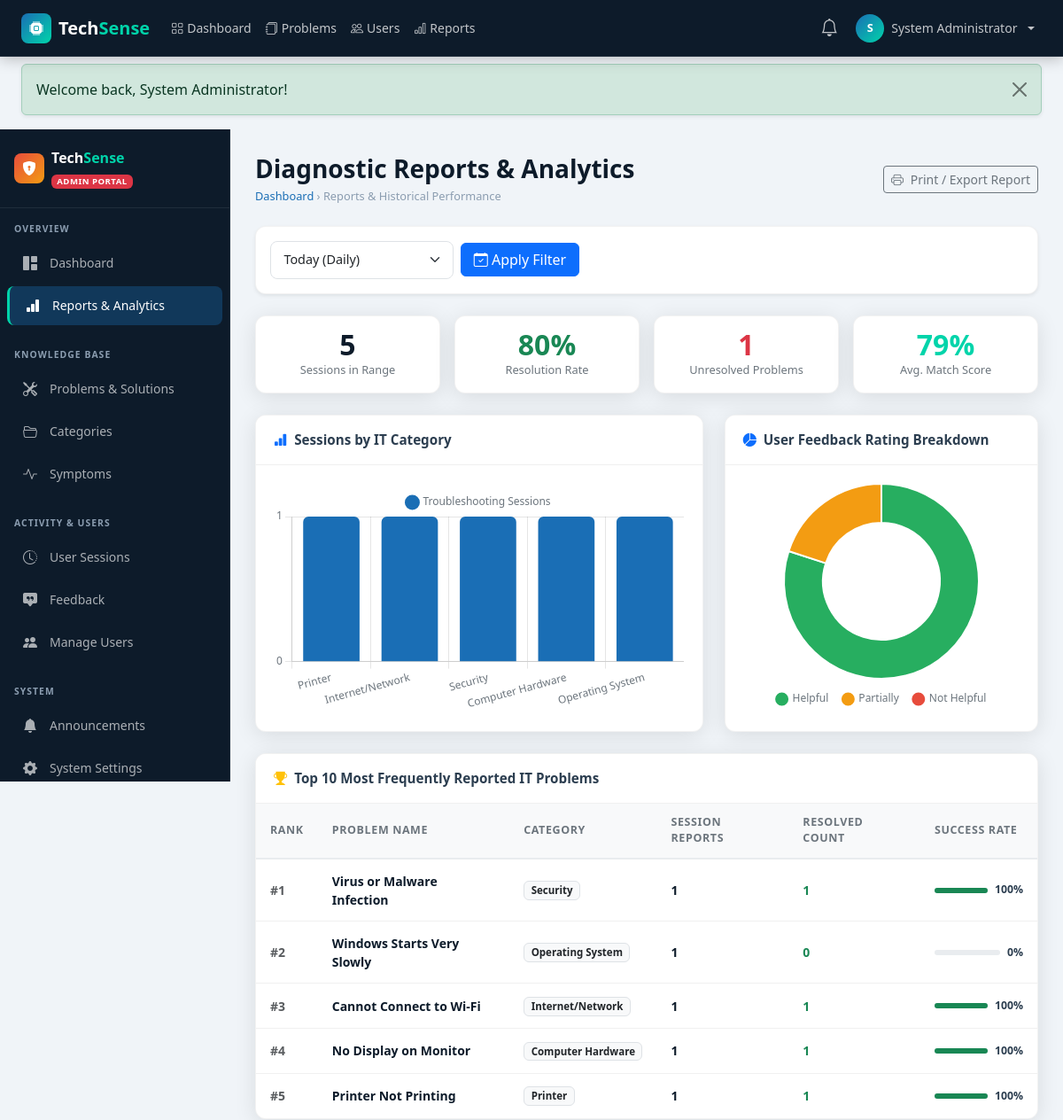
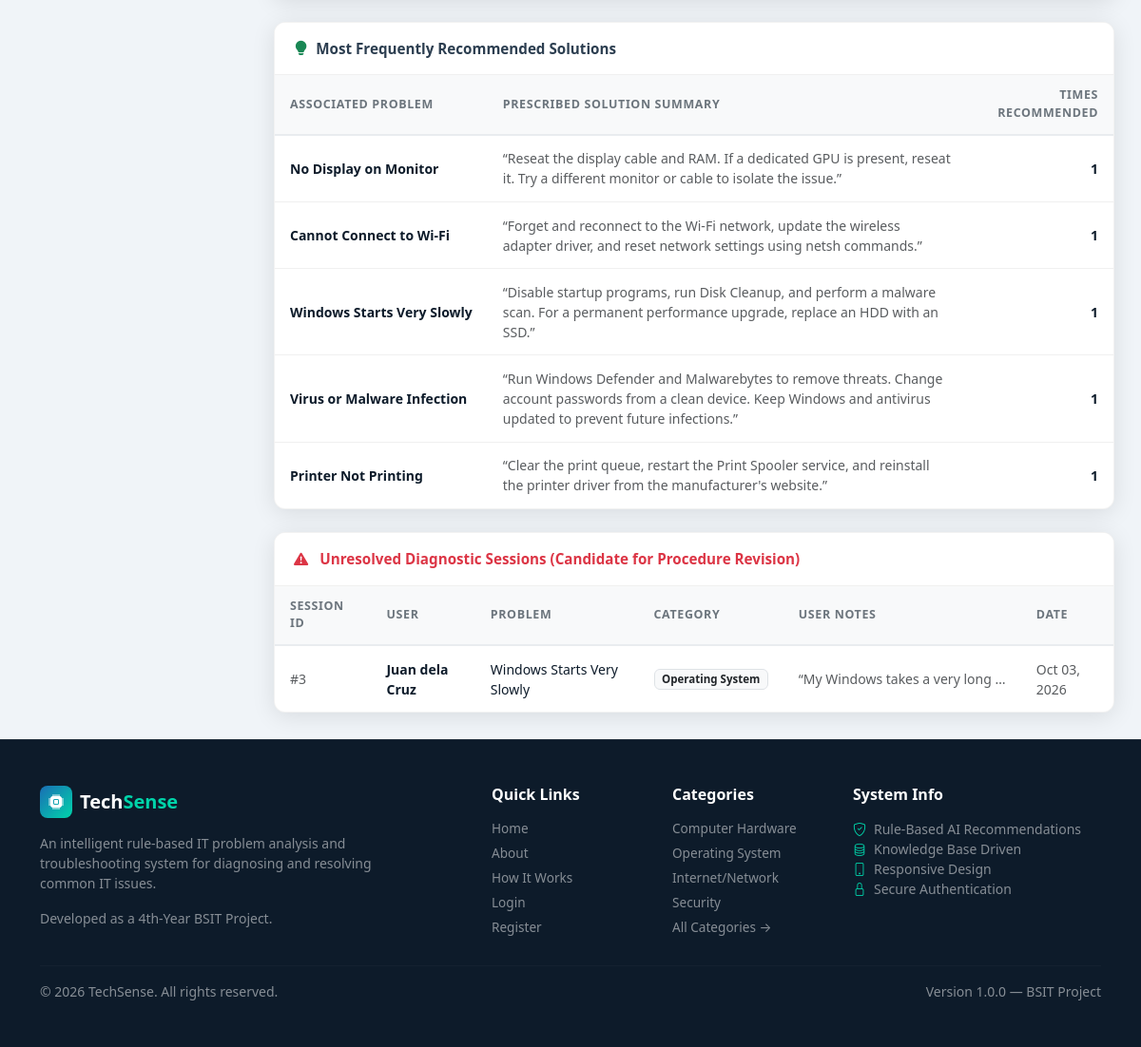
Screenshot of /admin/reports.php (signed in) with the database file from the repository (2 pictures, top to bottom).
### tables this page shows
CREATE TABLE IF NOT EXISTS troubleshooting_sessions (
    id INT AUTO_INCREMENT PRIMARY KEY,
    user_id INT NOT NULL,
    problem_id INT,
    category_id INT,
    user_description TEXT,
    selected_symptoms TEXT,
    match_score DECIMAL(5,2) DEFAULT 0,
    result ENUM('resolved','unresolved','in_progress') DEFAULT 'in_progress',
    status ENUM('active','closed') DEFAULT 'active',
    created_at TIMESTAMP DEFAULT CURRENT_TIMESTAMP,
    FOREIGN KEY (user_id) REFERENCES users(id) ON DELETE CASCADE,
    FOREIGN KEY (problem_id) REFERENCES problems(id) ON DELETE SET NULL,
    FOREIGN KEY (category_id) REFERENCES categories(id) ON DELETE SET NULL
);

CREATE TABLE IF NOT EXISTS users (
    id INT AUTO_INCREMENT PRIMARY KEY,
    full_name VARCHAR(150) NOT NULL,
    email VARCHAR(150) NOT NULL UNIQUE,
    username VARCHAR(80) NOT NULL UNIQUE,
    password VARCHAR(255) NOT NULL,
    role ENUM('admin','user') DEFAULT 'user',
    status ENUM('active','disabled') DEFAULT 'active',
    created_at TIMESTAMP DEFAULT CURRENT_TIMESTAMP
);

CREATE TABLE IF NOT EXISTS problems (
    id INT AUTO_INCREMENT PRIMARY KEY,
    category_id INT NOT NULL,
    problem_name VARCHAR(200) NOT NULL,
    description TEXT,
    difficulty ENUM('Beginner','Intermediate','Advanced') DEFAULT 'Beginner',
    estimated_time VARCHAR(50) DEFAULT '5-15 minutes',
    warning TEXT,
    status ENUM('active','inactive') DEFAULT 'active',
    created_at TIMESTAMP DEFAULT CURRENT_TIMESTAMP,
    FOREIGN KEY (category_id) REFERENCES categories(id) ON DELETE CASCADE
);

CREATE TABLE IF NOT EXISTS categories (
    id INT AUTO_INCREMENT PRIMARY KEY,
    category_name VARCHAR(100) NOT NULL,
    description TEXT,
    icon VARCHAR(60) DEFAULT 'bi-cpu',
    status ENUM('active','inactive') DEFAULT 'active',
    created_at TIMESTAMP DEFAULT CURRENT_TIMESTAMP
);

### admin/reports.php (the view, shortened to what the rows shown need)
<?php
require_once __DIR__ . '/../config/db.php';
require_once __DIR__ . '/../includes/functions.php';
$preset = $_GET['preset'] ?? '30days';
$from   = $_GET['from'] ?? '';
$to     = $_GET['to'] ?? '';
if ($preset === 'daily') {
    $startDate = date('Y-m-d 00:00:00');
    $endDate   = date('Y-m-d 23:59:59');
} elseif ($preset === 'weekly') {
    $startDate = date('Y-m-d 00:00:00', strtotime('-7 days'));
    $endDate   = date('Y-m-d 23:59:59');
} elseif ($preset === 'monthly') {
    $startDate = date('Y-m-d 00:00:00', strtotime('-30 days'));
    $endDate   = date('Y-m-d 23:59:59');
} elseif ($preset === 'custom' && !empty($from) && !empty($to)) {
    $startDate = date('Y-m-d 00:00:00', strtotime($from));
    $endDate   = date('Y-m-d 23:59:59', strtotime($to));
} else {
    $startDate = date('Y-m-d 00:00:00', strtotime('-30 days'));
    $endDate   = date('Y-m-d 23:59:59');
}
$catStmt = $pdo->prepare("SELECT c.category_name, COUNT(s.id) as session_count
                          FROM troubleshooting_sessions s
                          JOIN categories c ON s.category_id = c.id
                          WHERE s.created_at BETWEEN ? AND ?
                          GROUP BY c.id
                          ORDER BY session_count DESC");
$catStmt->execute([$startDate, $endDate]);
$categoryBreakdown = $catStmt->fetchAll();
$catReportLabels = array_column($categoryBreakdown, 'category_name');
$catReportCounts = array_map('intval', array_column($categoryBreakdown, 'session_count'));
$unresStmt = $pdo->prepare("SELECT s.*, p.problem_name, u.full_name, c.category_name
                            FROM troubleshooting_sessions s
                            JOIN problems p ON s.problem_id = p.id
                            JOIN users u ON s.user_id = u.id
                            JOIN categories c ON s.category_id = c.id
                            WHERE s.result = 'unresolved' AND s.created_at BETWEEN ? AND ?
                            ORDER BY s.created_at DESC LIMIT 10");
$unresStmt->execute([$startDate, $endDate]);
$unresolvedList = $unresStmt->fetchAll();
$fbStmt = $pdo->prepare("SELECT
    SUM(CASE WHEN f.rating = 'helpful' THEN 1 ELSE 0 END) as helpful,
    SUM(CASE WHEN f.rating = 'partial' THEN 1 ELSE 0 END) as partial,
    SUM(CASE WHEN f.rating = 'not_helpful' THEN 1 ELSE 0 END) as not_helpful
    FROM feedback f
    WHERE f.created_at BETWEEN ? AND ?");
$fbStmt->execute([$startDate, $endDate]);
$fbStats = $fbStmt->fetch();
$fbHelpful    = (int)($fbStats['helpful'] ?? 0);
$fbPartial    = (int)($fbStats['partial'] ?? 0);
$fbNotHelpful = (int)($fbStats['not_helpful'] ?? 0);
require_once __DIR__ . '/../includes/header.php';
?>
<div class="ts-layout">
  <main class="ts-content">
    <div class="d-flex flex-column flex-md-row justify-content-between align-items-md-center mb-4 gap-3">
      <div>
        <h1 class="h3 fw-bold text-navy mb-1">Diagnostic Reports &amp; Analytics</h1>
      </div>
    </div>
    <div class="ts-card mb-4">
      <div class="ts-card-body p-0">
        <div class="table-responsive">
          <table class="ts-table mb-0">
            <thead>
              <tr>
                <th>Rank</th>
                <th>Problem Name</th>
                <th>Category</th>
                <th>Session Reports</th>
                <th>Resolved Count</th>
                <th>Success Rate</th>
              </tr>
            </thead>
          </table>
        </div>
      </div>
    </div>
    <div class="ts-card mb-4">
      <div class="ts-card-body p-0">
        <div class="table-responsive">
          <table class="ts-table mb-0">
            <thead>
              <tr>
                <th>Associated Problem</th>
                <th>Prescribed Solution Summary</th>
                <th class="text-end">Times Recommended</th>
              </tr>
            </thead>
          </table>
        </div>
      </div>
    </div>
    <div class="ts-card">
      <div class="ts-card-body p-0">
        <div class="table-responsive">
          <table class="ts-table mb-0">
            <thead>
              <tr>
                <th>Session ID</th>
                <th>User</th>
                <th>Problem</th>
                <th>Category</th>
                <th>User Notes</th>
                <th>Date</th>
              </tr>
            </thead>
            <tbody>
              <?php if (!empty($unresolvedList)): ?>
                <?php foreach ($unresolvedList as $unres): ?>
                  <tr>
                    <td class="small text-muted">#<?= $unres['id'] ?></td>
                    <td class="fw-semibold text-navy"><?= e($unres['full_name']) ?></td>
                    <td class="text-navy"><?= e($unres['problem_name']) ?></td>
                    <td><span class="badge bg-light text-dark border"><?= e($unres['category_name']) ?></span></td>
                    <td class="small text-muted text-truncate" style="max-width: 250px;">&ldquo;<?= e($unres['user_description']) ?>&rdquo;</td>
                    <td class="small text-muted"><?= formatDate($unres['created_at'], 'M d, Y') ?></td>
                  </tr>
                <?php endforeach; ?>
              <?php else: ?>
                <tr>
                  <td colspan="6" class="text-center py-4 text-muted">Zero unresolved problems in this date window! Great performance.</td>
                </tr>
              <?php endif; ?>
            </tbody>
          </table>
        </div>
      </div>
    </div>
  </main>
</div>
<script>
function toggleCustomDates(val) {
  document.querySelectorAll('.custom-date-col').forEach(el => {
    if (val === 'custom') {
      el.classList.remove('d-none');
    } else {
      el.classList.add('d-none');
    }
  });
}
document.addEventListener('DOMContentLoaded', () => {
  // Category Bar Chart
  const cCtx = document.getElementById('reportCatChart');
  if (cCtx) {
    new Chart(cCtx, {
      type: 'bar',
      data: {
        labels: <?= json_encode($catReportLabels) ?>,
        datasets: [{
          label: 'Troubleshooting Sessions',
          data: <?= json_encode($catReportCounts) ?>,
          backgroundColor: '#1a6eb5',
          borderRadius: 6
        }]
      },
      options: {
        responsive: true,
        maintainAspectRatio: false,
        scales: { y: { beginAtZero: true, ticks: { precision: 0 } } }
      }
    });
  }
  // Feedback Pie Chart
  const fCtx = document.getElementById('reportFbChart');
  if (fCtx) {
    new Chart(fCtx, {
      type: 'doughnut',
      data: {
        labels: ['Helpful', 'Partially', 'Not Helpful'],
        datasets: [{
          data: [<?= $fbHelpful ?>, <?= $fbPartial ?>, <?= $fbNotHelpful ?>],
          backgroundColor: ['#27ae60', '#f39c12', '#e74c3c'],
          borderWidth: 2
        }]
      },
      options: {
        responsive: true,
        maintainAspectRatio: false,
        plugins: { legend: { position: 'bottom' } },
        cutout: '60%'
      }
    });
  }
});
</script>
<?php require_once __DIR__ . '/../includes/footer.php'; ?>

### rows the page displays
troubleshooting_sessions: id "3", user.full_name "Juan dela Cruz", problem.problem_name "Windows Starts Very Slowly", category.category_name "Operating System", user_description "My Windows takes a very long…", created_at "Oct 03, 2026"

### other values shown
substr($curUser['full_name'], 0, 1) "S"
$curUser['full_name'] "System Administrator"
$flash['message'] "Welcome back, System Administrator!"
$totalPeriodSessions "5"
$periodResolutionRate "80"
$unresolvedPeriod "1"
$avgMatchScore "79"
$cp['problem_name'] "Virus or Malware Infection"
$cp['category_name'] "Security"
$cp['rep_count'] "1"
$cp['resolved_count'] "1"
$rate "100"
$cp['problem_name'] "Windows Starts Very Slowly"
$cp['category_name'] "Operating System"
$cp['resolved_count'] "0"
